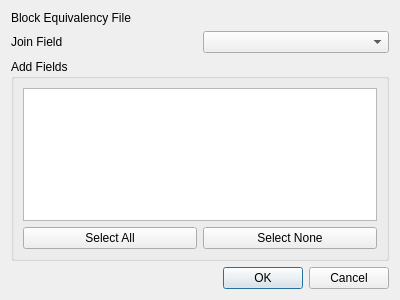
<?xml version="1.0" encoding="UTF-8"?>
<ui version="4.0">
 <class>dlgAddBEF</class>
 <widget class="QDialog" name="dlgAddBEF">
  <property name="geometry">
   <rect>
    <x>0</x>
    <y>0</y>
    <width>400</width>
    <height>300</height>
   </rect>
  </property>
  <property name="windowTitle">
   <string>Choose Block Equivalency File</string>
  </property>
  <layout class="QGridLayout" name="gridLayout">
   <item row="0" column="0">
    <widget class="QLabel" name="lblBEFFile">
     <property name="text">
      <string>Block Equivalency File</string>
     </property>
    </widget>
   </item>
   <item row="0" column="1">
    <widget class="QgsFileWidget" name="fwBEFFile">
     <property name="filter">
      <string>*.csv;*.txt;*.xls;*.xlsx;*.shp</string>
     </property>
    </widget>
   </item>
   <item row="1" column="0">
    <widget class="QLabel" name="lblJoinField">
     <property name="text">
      <string>Join Field</string>
     </property>
    </widget>
   </item>
   <item row="1" column="1">
    <widget class="QgsFieldComboBox" name="cmbJoinField"/>
   </item>
   <item row="3" column="0" colspan="2">
    <widget class="QDialogButtonBox" name="buttonBox">
     <property name="orientation">
      <enum>Qt::Horizontal</enum>
     </property>
     <property name="standardButtons">
      <set>QDialogButtonBox::Cancel|QDialogButtonBox::Ok</set>
     </property>
    </widget>
   </item>
   <item row="2" column="0" colspan="2">
    <widget class="QGroupBox" name="gbxFields">
     <property name="title">
      <string>Add Fields</string>
     </property>
     <layout class="QVBoxLayout" name="verticalLayout">
      <item>
       <widget class="QTableView" name="vwFields"/>
      </item>
      <item>
       <layout class="QHBoxLayout" name="horizontalLayout">
        <item>
         <widget class="QPushButton" name="btnSelectAll">
          <property name="text">
           <string>Select All</string>
          </property>
         </widget>
        </item>
        <item>
         <widget class="QPushButton" name="btnSelectNone">
          <property name="text">
           <string>Select None</string>
          </property>
         </widget>
        </item>
       </layout>
      </item>
     </layout>
    </widget>
   </item>
  </layout>
 </widget>
 <customwidgets>
  <customwidget>
   <class>QgsFieldComboBox</class>
   <extends>QComboBox</extends>
   <header>qgsfieldcombobox.h</header>
  </customwidget>
  <customwidget>
   <class>QgsFileWidget</class>
   <extends>QWidget</extends>
   <header>qgsfilewidget.h</header>
  </customwidget>
 </customwidgets>
 <resources/>
 <connections>
  <connection>
   <sender>buttonBox</sender>
   <signal>accepted()</signal>
   <receiver>dlgAddBEF</receiver>
   <slot>accept()</slot>
   <hints>
    <hint type="sourcelabel">
     <x>248</x>
     <y>254</y>
    </hint>
    <hint type="destinationlabel">
     <x>157</x>
     <y>274</y>
    </hint>
   </hints>
  </connection>
  <connection>
   <sender>buttonBox</sender>
   <signal>rejected()</signal>
   <receiver>dlgAddBEF</receiver>
   <slot>reject()</slot>
   <hints>
    <hint type="sourcelabel">
     <x>316</x>
     <y>260</y>
    </hint>
    <hint type="destinationlabel">
     <x>286</x>
     <y>274</y>
    </hint>
   </hints>
  </connection>
 </connections>
</ui>
